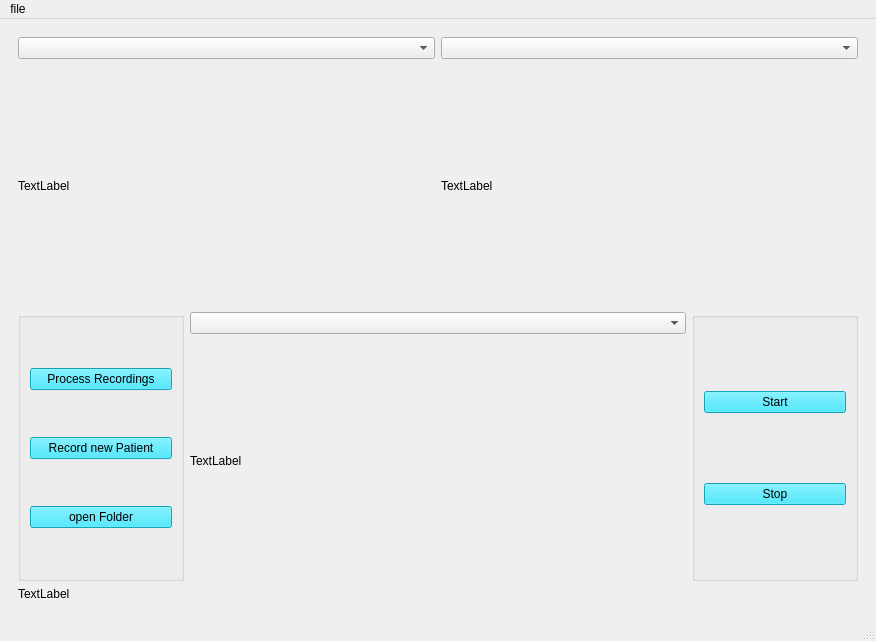
<?xml version="1.0" encoding="UTF-8"?>
<ui version="4.0">
 <class>MainWindow</class>
 <widget class="QMainWindow" name="MainWindow">
  <property name="geometry">
   <rect>
    <x>0</x>
    <y>0</y>
    <width>876</width>
    <height>641</height>
   </rect>
  </property>
  <property name="windowTitle">
   <string>MainWindow</string>
  </property>
  <widget class="QWidget" name="centralwidget">
   <layout class="QVBoxLayout" name="verticalLayout_9">
    <item>
     <widget class="QStackedWidget" name="stackedWidget">
      <property name="currentIndex">
       <number>1</number>
      </property>
      <widget class="QWidget" name="page">
       <layout class="QHBoxLayout" name="horizontalLayout_3" stretch="3,0">
        <item>
         <layout class="QVBoxLayout" name="verticalLayout">
          <item>
           <widget class="QLabel" name="label">
            <property name="styleSheet">
             <string notr="true">font: 12pt &quot;MS Shell Dlg 2&quot;;</string>
            </property>
            <property name="text">
             <string>Name </string>
            </property>
           </widget>
          </item>
          <item>
           <widget class="QLineEdit" name="lineEdit_2">
            <property name="maximumSize">
             <size>
              <width>200</width>
              <height>16777215</height>
             </size>
            </property>
            <property name="styleSheet">
             <string notr="true">font: 9pt &quot;MS Shell Dlg 2&quot;;</string>
            </property>
           </widget>
          </item>
          <item>
           <widget class="QLabel" name="label_2">
            <property name="styleSheet">
             <string notr="true">font: 12pt &quot;MS Shell Dlg 2&quot;;</string>
            </property>
            <property name="text">
             <string>Sex</string>
            </property>
           </widget>
          </item>
          <item>
           <widget class="QLineEdit" name="lineEdit">
            <property name="maximumSize">
             <size>
              <width>200</width>
              <height>16777215</height>
             </size>
            </property>
            <property name="styleSheet">
             <string notr="true">font: 9pt &quot;MS Shell Dlg 2&quot;;</string>
            </property>
           </widget>
          </item>
          <item>
           <widget class="QLabel" name="label_3">
            <property name="styleSheet">
             <string notr="true">font: 12pt &quot;MS Shell Dlg 2&quot;;</string>
            </property>
            <property name="text">
             <string>Age</string>
            </property>
           </widget>
          </item>
          <item>
           <widget class="QLineEdit" name="lineEdit_3">
            <property name="maximumSize">
             <size>
              <width>200</width>
              <height>16777215</height>
             </size>
            </property>
            <property name="styleSheet">
             <string notr="true">font: 9pt &quot;MS Shell Dlg 2&quot;;</string>
            </property>
           </widget>
          </item>
          <item>
           <widget class="QLabel" name="label_4">
            <property name="styleSheet">
             <string notr="true">font: 12pt &quot;MS Shell Dlg 2&quot;;</string>
            </property>
            <property name="text">
             <string>Medical History</string>
            </property>
           </widget>
          </item>
          <item>
           <widget class="QLineEdit" name="lineEdit_4">
            <property name="maximumSize">
             <size>
              <width>200</width>
              <height>16777215</height>
             </size>
            </property>
            <property name="styleSheet">
             <string notr="true">font: 9pt &quot;MS Shell Dlg 2&quot;;</string>
            </property>
            <property name="text">
             <string/>
            </property>
           </widget>
          </item>
          <item>
           <widget class="QLabel" name="label_5">
            <property name="styleSheet">
             <string notr="true">font: 12pt &quot;MS Shell Dlg 2&quot;;</string>
            </property>
            <property name="text">
             <string>Recent Accident</string>
            </property>
           </widget>
          </item>
          <item>
           <widget class="QLineEdit" name="lineEdit_5">
            <property name="maximumSize">
             <size>
              <width>200</width>
              <height>16777215</height>
             </size>
            </property>
           </widget>
          </item>
         </layout>
        </item>
        <item>
         <layout class="QVBoxLayout" name="verticalLayout_6">
          <item alignment="Qt::AlignmentFlag::Qt::AlignmentFlag::AlignBottom">
           <widget class="QPushButton" name="Start">
            <property name="maximumSize">
             <size>
              <width>100</width>
              <height>16777215</height>
             </size>
            </property>
            <property name="styleSheet">
             <string notr="true">QPushButton {
color: black;
background:  rgb(25, 225, 255);
}
QPushButton:disabled {
background-color: rgb(200, 200, 200);
color: white;
}</string>
            </property>
            <property name="text">
             <string>Start</string>
            </property>
           </widget>
          </item>
          <item>
           <widget class="QLabel" name="label_6">
            <property name="maximumSize">
             <size>
              <width>16777215</width>
              <height>50</height>
             </size>
            </property>
            <property name="text">
             <string>calibraton status:</string>
            </property>
           </widget>
          </item>
          <item alignment="Qt::AlignmentFlag::Qt::AlignmentFlag::AlignTop">
           <widget class="QProgressBar" name="progressBar">
            <property name="minimumSize">
             <size>
              <width>150</width>
              <height>0</height>
             </size>
            </property>
            <property name="maximumSize">
             <size>
              <width>200</width>
              <height>16777215</height>
             </size>
            </property>
            <property name="value">
             <number>24</number>
            </property>
           </widget>
          </item>
         </layout>
        </item>
       </layout>
      </widget>
      <widget class="QWidget" name="page_2">
       <layout class="QVBoxLayout" name="verticalLayout_5" stretch="1,1,0">
        <item>
         <layout class="QHBoxLayout" name="horizontalLayout" stretch="1,1">
          <item>
           <layout class="QVBoxLayout" name="verticalLayout_2">
            <item>
             <widget class="QComboBox" name="listDevices1"/>
            </item>
            <item>
             <widget class="QLabel" name="camera1">
              <property name="text">
               <string>TextLabel</string>
              </property>
             </widget>
            </item>
           </layout>
          </item>
          <item>
           <layout class="QVBoxLayout" name="verticalLayout_3">
            <item>
             <widget class="QComboBox" name="listdevices2"/>
            </item>
            <item>
             <widget class="QLabel" name="camera2">
              <property name="text">
               <string>TextLabel</string>
              </property>
             </widget>
            </item>
           </layout>
          </item>
         </layout>
        </item>
        <item>
         <layout class="QHBoxLayout" name="horizontalLayout_2" stretch="1,3,1">
          <item>
           <widget class="QGroupBox" name="groupBox_2">
            <property name="title">
             <string/>
            </property>
            <layout class="QVBoxLayout" name="verticalLayout_7">
             <item>
              <widget class="QPushButton" name="pushButton_3">
               <property name="styleSheet">
                <string notr="true">QPushButton {
color: black;
background:  rgb(25, 225, 255);                                      
}
QPushButton:disabled {
background-color: rgb(200, 200, 200);
color: white;
}</string>
               </property>
               <property name="text">
                <string>Process Recordings</string>
               </property>
              </widget>
             </item>
             <item>
              <widget class="QPushButton" name="pushButton_4">
               <property name="styleSheet">
                <string notr="true">QPushButton {
color: black;
background:  rgb(25, 225, 255);                                      
}
QPushButton:disabled {
background-color: rgb(200, 200, 200);
color: white;
}</string>
               </property>
               <property name="text">
                <string>Record new Patient</string>
               </property>
              </widget>
             </item>
             <item>
              <widget class="QPushButton" name="pushButton_5">
               <property name="styleSheet">
                <string notr="true">QPushButton {
color: black;
background:  rgb(25, 225, 255);                                      
}
QPushButton:disabled {
background-color: rgb(200, 200, 200);
color: white;
}</string>
               </property>
               <property name="text">
                <string>open Folder</string>
               </property>
              </widget>
             </item>
            </layout>
           </widget>
          </item>
          <item>
           <layout class="QVBoxLayout" name="verticalLayout_4">
            <item>
             <widget class="QComboBox" name="listdevices3"/>
            </item>
            <item>
             <widget class="QLabel" name="camera3">
              <property name="text">
               <string>TextLabel</string>
              </property>
             </widget>
            </item>
           </layout>
          </item>
          <item>
           <widget class="QGroupBox" name="groupBox">
            <property name="title">
             <string/>
            </property>
            <layout class="QGridLayout" name="gridLayout">
             <item row="1" column="0">
              <widget class="QPushButton" name="pushButton_2">
               <property name="styleSheet">
                <string notr="true">QPushButton {
color: black;
background:  rgb(25, 225, 255);                                      
}
QPushButton:disabled {
background-color: rgb(200, 200, 200);
color: white;
}</string>
               </property>
               <property name="text">
                <string>Stop</string>
               </property>
              </widget>
             </item>
             <item row="0" column="0">
              <widget class="QPushButton" name="pushButton">
               <property name="styleSheet">
                <string notr="true">QPushButton {
color: black;
background:  rgb(25, 225, 255);                                      
}
QPushButton:disabled {
background-color: rgb(200, 200, 200);
color: white;
}</string>
               </property>
               <property name="text">
                <string>Start</string>
               </property>
              </widget>
             </item>
            </layout>
           </widget>
          </item>
         </layout>
        </item>
        <item>
         <widget class="QLabel" name="label_7">
          <property name="maximumSize">
           <size>
            <width>16777215</width>
            <height>15</height>
           </size>
          </property>
          <property name="text">
           <string>TextLabel</string>
          </property>
         </widget>
        </item>
       </layout>
      </widget>
     </widget>
    </item>
   </layout>
  </widget>
  <widget class="QMenuBar" name="menubar">
   <property name="geometry">
    <rect>
     <x>0</x>
     <y>0</y>
     <width>876</width>
     <height>25</height>
    </rect>
   </property>
   <widget class="QMenu" name="menufile">
    <property name="title">
     <string>file</string>
    </property>
    <addaction name="actionstart"/>
    <addaction name="action1st_page"/>
    <addaction name="actionImu_Data"/>
   </widget>
   <addaction name="menufile"/>
  </widget>
  <widget class="QStatusBar" name="statusbar"/>
  <action name="actionstart">
   <property name="text">
    <string>2nd page</string>
   </property>
  </action>
  <action name="action1st_page">
   <property name="text">
    <string>1st page</string>
   </property>
  </action>
  <action name="actionImu_Data">
   <property name="text">
    <string>Imu Data</string>
   </property>
  </action>
 </widget>
 <resources/>
 <connections/>
</ui>
